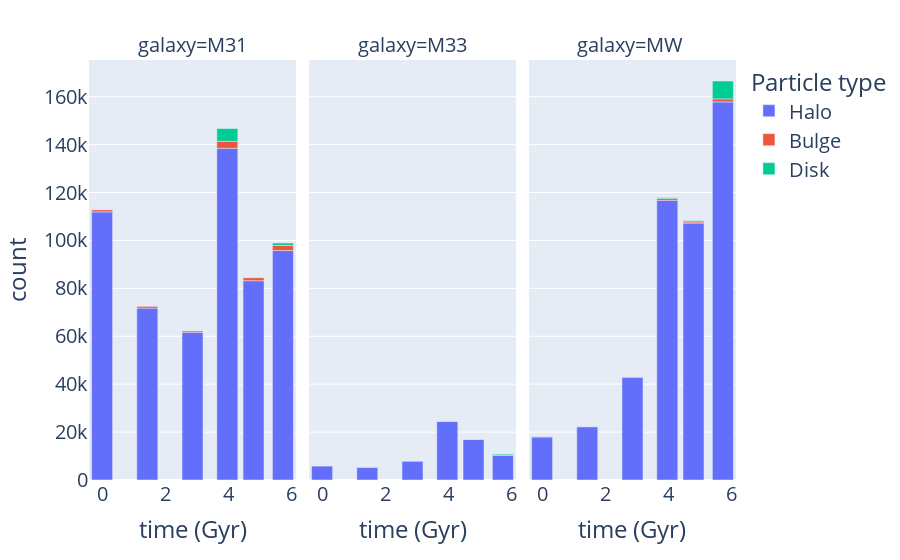

Notebook cell for this chart:
### Code cell
import plotly.graph_objects as go

d = px.bar(df2, x='time (Gyr)', y='count', color='Particle type', facet_col="galaxy")
# d.update_layout(uniformtext_minsize=20, uniformtext_mode='hide')
d.update_layout(
#     title="Transferred particles by type",
    font=dict(
        size=20,
#         color="#7f7f7f"
    )
)

d.show()

### Figure 1 — Plotly figure (JSON) as saved in the notebook; plotly's stock layout.template omitted (floating-point values rounded to 4 significant figures)
{"data": [{"alignmentgroup": "True", "hoverlabel": {"namelength": 0}, "hovertemplate": "Particle type=Halo<br>galaxy=M31<br>time (Gyr)=%{x}<br>count=%{y}", "legendgroup": "Halo", "marker": {"color": "#636efa"}, "name": "Halo", "offsetgroup": "Halo", "orientation": "v", "showlegend": true, "textposition": "auto", "type": "bar", "x": [0, 1.429, 2.857, 3.957, 4.786, 5.714], "xaxis": "x", "y": [111926, 71757, 61687, 138472, 83194, 95789], "yaxis": "y"}, {"alignmentgroup": "True", "hoverlabel": {"namelength": 0}, "hovertemplate": "Particle type=Halo<br>galaxy=M33<br>time (Gyr)=%{x}<br>count=%{y}", "legendgroup": "Halo", "marker": {"color": "#636efa"}, "name": "Halo", "offsetgroup": "Halo", "orientation": "v", "showlegend": false, "textposition": "auto", "type": "bar", "x": [0, 1.429, 2.857, 3.957, 4.786, 5.714], "xaxis": "x2", "y": [5793, 5205, 7805, 24476, 16953, 10248], "yaxis": "y2"}, {"alignmentgroup": "True", "hoverlabel": {"namelength": 0}, "hovertemplate": "Particle type=Halo<br>galaxy=MW <br>time (Gyr)=%{x}<br>count=%{y}", "legendgroup": "Halo", "marker": {"color": "#636efa"}, "name": "Halo", "offsetgroup": "Halo", "orientation": "v", "showlegend": false, "textposition": "auto", "type": "bar", "x": [0, 1.429, 2.857, 3.957, 4.786, 5.714], "xaxis": "x3", "y": [18010, 22256, 42917, 116728, 107231, 157821], "yaxis": "y3"}, {"alignmentgroup": "True", "hoverlabel": {"namelength": 0}, "hovertemplate": "Particle type=Bulge<br>galaxy=M31<br>time (Gyr)=%{x}<br>count=%{y}", "legendgroup": "Bulge", "marker": {"color": "#EF553B"}, "name": "Bulge", "offsetgroup": "Bulge", "orientation": "v", "showlegend": true, "textposition": "auto", "type": "bar", "x": [0, 1.429, 2.857, 3.957, 4.786, 5.714], "xaxis": "x", "y": [826, 715, 546, 2927, 1217, 2117], "yaxis": "y"}, {"alignmentgroup": "True", "hoverlabel": {"namelength": 0}, "hovertemplate": "Particle type=Bulge<br>galaxy=MW <br>time (Gyr)=%{x}<br>count=%{y}", "legendgroup": "Bulge", "marker": {"color": "#EF553B"}, "name": "Bulge", "offsetgroup": "Bulge", "orientation": "v", "showlegend": false, "textposition": "auto", "type": "bar", "x": [0, 1.429, 2.857, 3.957, 4.786, 5.714], "xaxis": "x3", "y": [25, 27, 107, 764, 505, 1269], "yaxis": "y3"}, {"alignmentgroup": "True", "hoverlabel": {"namelength": 0}, "hovertemplate": "Particle type=Disk<br>galaxy=M31<br>time (Gyr)=%{x}<br>count=%{y}", "legendgroup": "Disk", "marker": {"color": "#00cc96"}, "name": "Disk", "offsetgroup": "Disk", "orientation": "v", "showlegend": true, "textposition": "auto", "type": "bar", "x": [3.957, 5.714], "xaxis": "x", "y": [5320, 1041], "yaxis": "y"}, {"alignmentgroup": "True", "hoverlabel": {"namelength": 0}, "hovertemplate": "Particle type=Disk<br>galaxy=M33<br>time (Gyr)=%{x}<br>count=%{y}", "legendgroup": "Disk", "marker": {"color": "#00cc96"}, "name": "Disk", "offsetgroup": "Disk", "orientation": "v", "showlegend": false, "textposition": "auto", "type": "bar", "x": [3.957, 4.786, 5.714], "xaxis": "x2", "y": [2, 62, 490], "yaxis": "y2"}, {"alignmentgroup": "True", "hoverlabel": {"namelength": 0}, "hovertemplate": "Particle type=Disk<br>galaxy=MW <br>time (Gyr)=%{x}<br>count=%{y}", "legendgroup": "Disk", "marker": {"color": "#00cc96"}, "name": "Disk", "offsetgroup": "Disk", "orientation": "v", "showlegend": false, "textposition": "auto", "type": "bar", "x": [3.957, 4.786, 5.714], "xaxis": "x3", "y": [391, 490, 7468], "yaxis": "y3"}], "layout": {"annotations": [{"font": {}, "showarrow": false, "text": "galaxy=M31", "x": 0.16, "xanchor": "center", "xref": "paper", "y": 1, "yanchor": "bottom", "yref": "paper"}, {"font": {}, "showarrow": false, "text": "galaxy=M33", "x": 0.5, "xanchor": "center", "xref": "paper", "y": 1, "yanchor": "bottom", "yref": "paper"}, {"font": {}, "showarrow": false, "text": "galaxy=MW ", "x": 0.84, "xanchor": "center", "xref": "paper", "y": 1, "yanchor": "bottom", "yref": "paper"}], "barmode": "relative", "font": {"size": 20}, "legend": {"title": {"text": "Particle type"}, "tracegroupgap": 0}, "margin": {"t": 60}, "xaxis": {"anchor": "y", "domain": [0, 0.32], "title": {"text": "time (Gyr)"}}, "xaxis2": {"anchor": "y2", "domain": [0.34, 0.66], "matches": "x", "title": {"text": "time (Gyr)"}}, "xaxis3": {"anchor": "y3", "domain": [0.68, 1.0], "matches": "x", "title": {"text": "time (Gyr)"}}, "yaxis": {"anchor": "x", "domain": [0, 1], "title": {"text": "count"}}, "yaxis2": {"anchor": "x2", "domain": [0, 1], "matches": "y", "showticklabels": false}, "yaxis3": {"anchor": "x3", "domain": [0, 1], "matches": "y", "showticklabels": false}}}
